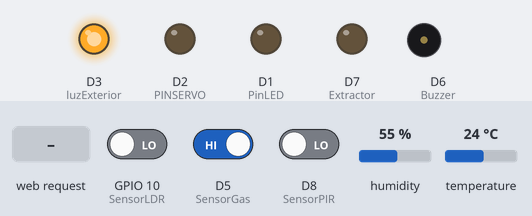
Bench run of a sketch on a simulated ESP8266 (NodeMCU). Shown: output pins drawn as LEDs (lit = HIGH), buzzer (waves = sounding, pin HIGH). The inputs (shaded band) are chosen by the test bench; at power-on: D5 (SensorGas) HIGH, GPIO 10 (SensorLDR) LOW, D8 (SensorPIR) LOW, humidity 55 %, temperature 24 °C. WiFi joins after 1.5 s; servers stay silent unless stated; what the sketch prints to the serial monitor is not drawn.

Above: at 4.7 s.
4.8 s: D5 (SensorGas) driven LOW
At 6.0 s:
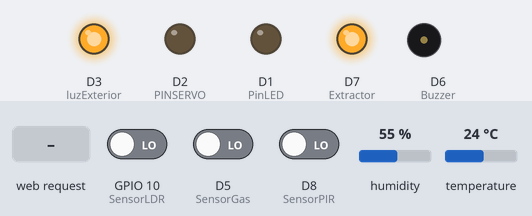
6.3 s: HTTP request GET /LED=ON received
At 6.9 s:
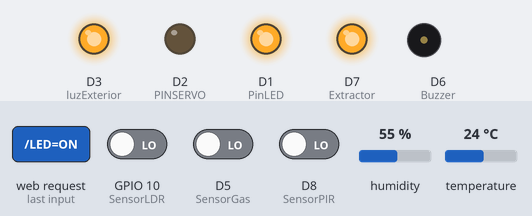
7.8 s: HTTP request GET /LUZEXT=ON received
At 8.4 s:
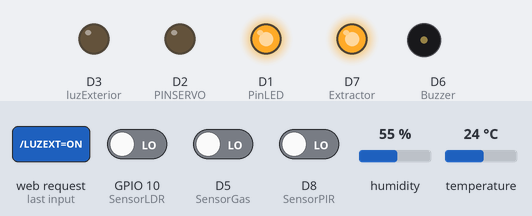
9.3 s: HTTP request GET /LED=OFF received
At 10.4 s:
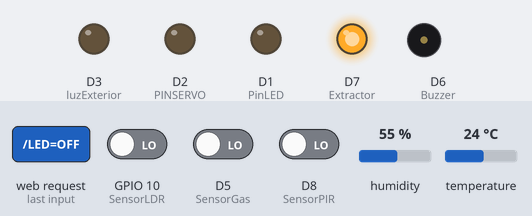
10.8 s: HTTP request GET /RESETGAS=ON received
At 11.8 s:
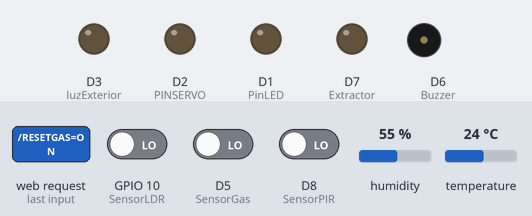
12.3 s: HTTP request GET /LED=ON received
At 12.7 s:
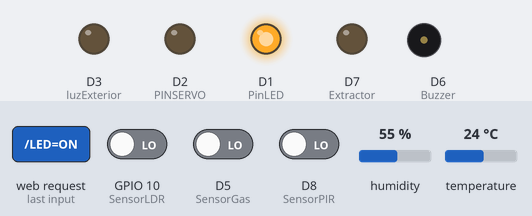
Timing chart, 0 to 14.8 s (numbered marks = the images above; inputs shaded):
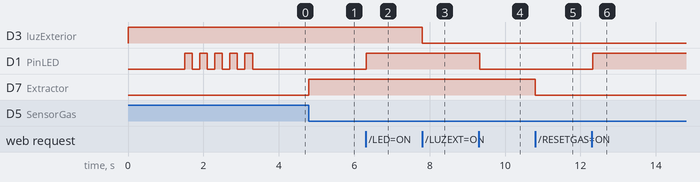

Measured:
- after the input at 4.8 s, D7 (Extractor): LOW → HIGH at once
- after the input at 6.3 s, D1 (PinLED): LOW → HIGH at once
- after the input at 7.8 s, D3 (luzExterior): HIGH → LOW at once
- after the input at 9.3 s, D1 (PinLED): HIGH → LOW at once
- after the input at 10.8 s, D7 (Extractor): HIGH → LOW at once
- after the input at 12.3 s, D1 (PinLED): LOW → HIGH at once

The sketch:

v0.6.ino
```cpp
#include<ESP8266WiFi.h>
#include <DHT.h>    // importa la Librerias DHT
#include <DHT_U.h>
#include <Servo.h>

#define D0 16
#define D1 5
#define D2 4
#define D3 0     //Pin FLASH, Trae problemas al inicio, usar con lógica negativa.
#define D4 2
#define D5 14
#define D6 12
#define D7 13
#define D8 15   //Pin TX2, usar lógica negativa.
#define SD2 9
#define SD3 10
#define RX 3

const char ssid[]="TeleCentro-945b"; //Ingresar nombre de la red.
const char password[]="GDNLLTNXGDJT"; //Ingresar contraseña.

const byte PinLED= D1;
const byte SensorGas= D5; //Pin D5
const byte SensorTempHume = D4;  //Pin D4
const byte PINSERVO= D2; //Pin D2
const byte SensorPIR= D8;
const byte Buzzer= D6;
const byte Extractor= D7;
const byte SensorLDR=SD3;
const byte luzExterior=D3;

int estado=LOW;
int i=0;
int j=0;
float hume=0;
float temp=0;
float angl=0;
char* Title="ESP8266 Server";
char* alarmaTitle="Alarma inactiva";
char* luzTitle="Luces exteriores manuales";

volatile boolean AlarmaGas=false;
volatile boolean AlarmaPIR=false;
volatile boolean alarmaActiva=false;
volatile boolean luzExteriorAuto=false;

WiFiServer server(80);
DHT dht(SensorTempHume, DHT11);

/*________________________________________________________________________________________________________________*/

void ICACHE_RAM_ATTR ISRoutine ();
void ICACHE_RAM_ATTR ISRoutine2 ();
void ICACHE_RAM_ATTR ISRoutine3 ();

void leerTemperatura()
{
  hume=dht.readHumidity();
  temp=dht.readTemperature();
 // Serial.println("Temperatura="+String(temp)+", Humedad="+String(hume));
}

/*________________________________________________________________________________________________________________*/

void setup()
{
  Serial.begin(9600);
  dht.begin();      // inicializacion de sensor
  pinMode(PinLED, OUTPUT);
  pinMode(luzExterior, OUTPUT);
  pinMode(Buzzer, OUTPUT);
  pinMode(Extractor, OUTPUT);
  pinMode(PINSERVO, OUTPUT);
  digitalWrite(PinLED, LOW);
  digitalWrite(Buzzer, LOW);
  digitalWrite(Extractor, LOW);
  digitalWrite(luzExterior, HIGH);
  pinMode(SensorGas, INPUT);
  pinMode(SensorPIR, INPUT);
  pinMode(SensorLDR, INPUT);
  attachInterrupt(digitalPinToInterrupt(SensorGas),ISRoutine,FALLING);
  attachInterrupt(digitalPinToInterrupt(SensorPIR),ISRoutine2,RISING);
  attachInterrupt(digitalPinToInterrupt(SensorLDR),ISRoutine3,CHANGE);
  WiFi.begin(ssid, password);
  Serial.printf("\n\n Conectando a la red: %s\n", WiFi.SSID().c_str());


  while(WiFi.status()!=WL_CONNECTED)
  {
    if(i<30)
    {
      delay(500);
      Serial.print(".");
      i++;
   }
   else
   {
    Serial.print("\n Error de autenticación, verifique los datos ingresados");
    delay(2000);
   }
  }

  Serial.println("");
  Serial.println("WiFi conectada");

  for(j=0; j<5; j++)
  {
    digitalWrite(PinLED, HIGH);
    delay(200);
    digitalWrite(PinLED, LOW);
    delay(200);
  }
  server.begin();
  Serial.println("Servidor inicializado");

  Serial.printf("\n\nUtiliza este link para conectar: http://%s/\n", WiFi.localIP().toString().c_str());

}

/*________________________________________________________________________________________________________________*/

void loop()
{

  WiFiClient client = server.available();
  if (!client) {

    delay(1);
    return;

  }

  //Serial.println("Nuevo cliente");
  while(!client.available()){
    delay(1);
  }

  leerTemperatura();


  String peticion = client.readStringUntil('\r');
  //Serial.println(peticion);
  client.flush();


  if (peticion.indexOf("/LED=ON") != -1)
  { digitalWrite(PinLED, HIGH);}
  if (peticion.indexOf("/LED=OFF") != -1)
  { digitalWrite(PinLED, LOW);}
  if (peticion.indexOf("/LUZEXT=ON") != -1)
  { digitalWrite(luzExterior, LOW);}
  if (peticion.indexOf("/LUZEXT=OFF") != -1)
  { digitalWrite(luzExterior, HIGH);}
  if (peticion.indexOf("/LOCK=ON") != -1)
  {
    for(i=0;i<30;i++)
    {
      digitalWrite(PINSERVO, HIGH);
      delayMicroseconds(2000);
      digitalWrite(PINSERVO, LOW);
      delayMicroseconds(18000);
    }
  }
  if (peticion.indexOf("/LOCK=OFF") != -1)
  {
    for(i=0;i<30;i++)
    {
      digitalWrite(PINSERVO, HIGH);
      delayMicroseconds(1000);
      digitalWrite(PINSERVO, LOW);
      delayMicroseconds(19000);
    }
  }

  if (peticion.indexOf("/LUZEXTAUTO=ON") != -1)
  { luzExteriorAuto=true;}
  if (peticion.indexOf("/LUZEXTAUTO=OFF") != -1)
  { luzExteriorAuto=false;}

  if (peticion.indexOf("/RESETGAS=ON") != -1)
  {
    AlarmaGas=false;
    Title="ESP8266 Server";
    digitalWrite(Extractor, LOW);
  }

if (peticion.indexOf("/PIR=ON") != -1)
{
  alarmaActiva=true;
}

if (peticion.indexOf("/RESETPIR=ON") != -1)
{
  alarmaActiva=false;
  AlarmaPIR=false;
  digitalWrite(Buzzer, LOW);
  Title="ESP8266 Server";
  alarmaTitle="Alarma inactiva";
}
  client.println("HTTP/1.1 200 OK");
  client.println("");
  client.println("");
  client.println("");
  client.println("");

  //INICIO HTML


client.println("<!DOCTYPE html><html lang='en'><head><meta charset='UTF-8'><meta name='viewport' content='width=device-width, initial-scale=1.0'>");
client.println("<title>ESP8266 Server</title></head>");
client.println("<body style='font-family: Century gothic; width: 800;'><center>");
client.println("<div style='box-shadow: 0px 0px 20px 8px rgba(0,0,0,0.22); padding: 20px; width: 300px; display: inline-block; margin: 30px;'>");
if(AlarmaGas)
{
    Title="ALERTA FUGA DE GAS";
}

if(AlarmaPIR)
{
  Title="ALARMA DE MOVIMIENTO";
}

if(AlarmaPIR&&AlarmaGas)
{
    Title="ALERTA FUGA DE GAS Y MOVIMIENTO";
}

client.println("<h1 style='text-align: center;'>"+String(Title)+"</h1><p style='text-align: center;'>");
client.println("<h2 style='text-align: center;'>Temperatura: "+String(temp)+"ºC</h2>");
client.println("<h2 style='text-align: center;'>Humedad: "+String(hume)+"%</h2>");

if(alarmaActiva)
{
  alarmaTitle="Alarma activa";
}

client.println("<h3 style='text-align: center;'>"+String(alarmaTitle)+"</h3>");
if(luzExteriorAuto)
{
  luzTitle="Luces exteriores automáticas";
}
else
{
  luzTitle="Luces exteriores manuales";
}
client.println("<h3 style='text-align: center;'>"+String(luzTitle)+"</h3>");
client.println("<button onclick=location.href='/LED=ON'> Encender LED</button> <br> <br>");
client.println("<button onclick=location.href='/LED=OFF'> Apagar LED </button> <br> <br>");
if(!luzExteriorAuto)
{
client.println("<button onclick=location.href='/LUZEXT=ON'> Encender luces exteriores</button> <br> <br>");
client.println("<button onclick=location.href='/LUZEXT=OFF'> Apagar luces exteriores</button> <br> <br>");
}
client.println("<button onclick=location.href='/LOCK=ON'> Activar cerradura</button> <br> <br>");
client.println("<button onclick=location.href='/LOCK=OFF'> Desactivar cerradura</button> <br> <br>");
client.println("<button onclick=location.href='/PIR=ON'> Activar alarma</button> <br> <br>");
client.println("<button onclick=location.href='/LUZEXTAUTO=ON'> Activar luces exteriores automáticas</button> <br> <br>");
client.println("<button onclick=location.href='/LUZEXTAUTO=OFF'> Desactivar luces exteriores automáticas</button> <br> <br>");
if(AlarmaGas)
{
  client.println("<button onclick=location.href='/RESETGAS=ON'> Desactivar Alarma de Gas</button> <br> <br>");
}

if(AlarmaPIR)
{
  client.println("<button onclick=location.href='/RESETPIR=ON'> Desactivar Alarma</button> <br> <br>");
}
client.println("</p></div> </center></body></html>");


 //FIN HTML
 //Serial.println("Petición finalizada"); // Se finaliza la petición al cliente. Se inicializa la espera de una nueva petición.
// Serial.println("");

}

/*________________________________________________________________________________________________________________*/

void ISRoutine()
{
  AlarmaGas=true;
  digitalWrite(Extractor, HIGH);
}

void ISRoutine2()
{
  if(alarmaActiva)
  {
  AlarmaPIR=true;
  digitalWrite(Buzzer, HIGH);
  }
}

void ISRoutine3()
{
  if(luzExteriorAuto)
  {
    if(digitalRead(SensorLDR))
    {
    digitalWrite(luzExterior, LOW);
    }
    else
    {
    digitalWrite(luzExterior, HIGH);
    }

}
}
```
